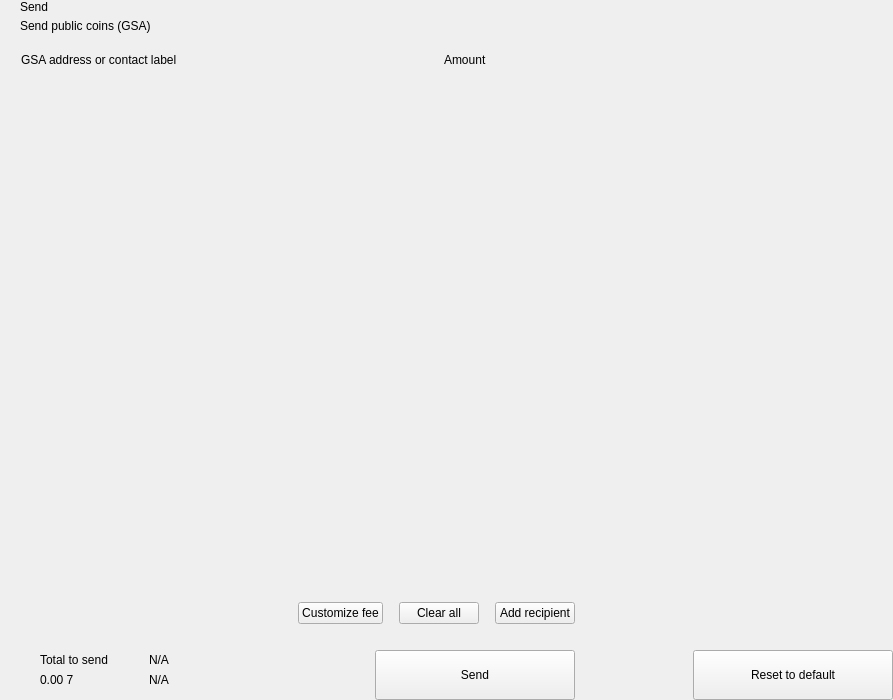
<?xml version="1.0" encoding="UTF-8"?>
<ui version="4.0">
 <class>send</class>
 <widget class="QWidget" name="send">
  <property name="geometry">
   <rect>
    <x>0</x>
    <y>0</y>
    <width>893</width>
    <height>700</height>
   </rect>
  </property>
  <property name="windowTitle">
   <string>Form</string>
  </property>
  <layout class="QHBoxLayout" name="horizontalLayout_2" stretch="2,1">
   <property name="spacing">
    <number>0</number>
   </property>
   <property name="leftMargin">
    <number>0</number>
   </property>
   <property name="topMargin">
    <number>0</number>
   </property>
   <property name="rightMargin">
    <number>0</number>
   </property>
   <property name="bottomMargin">
    <number>0</number>
   </property>
   <item>
    <widget class="QWidget" name="left" native="true">
     <layout class="QVBoxLayout" name="verticalLayout_3">
      <property name="spacing">
       <number>0</number>
      </property>
      <property name="leftMargin">
       <number>0</number>
      </property>
      <property name="topMargin">
       <number>0</number>
      </property>
      <property name="rightMargin">
       <number>0</number>
      </property>
      <property name="bottomMargin">
       <number>0</number>
      </property>
      <item>
       <layout class="QVBoxLayout" name="verticalLayout_22" stretch="0,0,0,1,0,0,0,0">
        <property name="spacing">
         <number>0</number>
        </property>
        <item>
         <layout class="QHBoxLayout" name="horizontalLayout_3">
          <property name="spacing">
           <number>0</number>
          </property>
          <property name="leftMargin">
           <number>20</number>
          </property>
          <property name="rightMargin">
           <number>20</number>
          </property>
          <item>
           <layout class="QVBoxLayout" name="verticalLayout">
            <property name="spacing">
             <number>5</number>
            </property>
            <item>
             <widget class="QLabel" name="labelTitle">
              <property name="text">
               <string>Send</string>
              </property>
              <property name="alignment">
               <set>Qt::AlignLeading|Qt::AlignLeft|Qt::AlignVCenter</set>
              </property>
             </widget>
            </item>
            <item>
             <widget class="QLabel" name="labelSubtitle1">
              <property name="text">
               <string>Send public coins (GSA)</string>
              </property>
             </widget>
            </item>
           </layout>
          </item>
          <item>
           <spacer name="horizontalSpacer">
            <property name="orientation">
             <enum>Qt::Horizontal</enum>
            </property>
            <property name="sizeHint" stdset="0">
             <size>
              <width>40</width>
              <height>20</height>
             </size>
            </property>
           </spacer>
          </item>
         </layout>
        </item>
        <item>
         <spacer name="verticalSpacer_2">
          <property name="orientation">
           <enum>Qt::Vertical</enum>
          </property>
          <property name="sizeType">
           <enum>QSizePolicy::Fixed</enum>
          </property>
          <property name="sizeHint" stdset="0">
           <size>
            <width>20</width>
            <height>20</height>
           </size>
          </property>
         </spacer>
        </item>
        <item>
         <layout class="QHBoxLayout" name="horizontalLayout" stretch="6,0,2">
          <property name="spacing">
           <number>0</number>
          </property>
          <property name="leftMargin">
           <number>10</number>
          </property>
          <property name="topMargin">
           <number>0</number>
          </property>
          <property name="rightMargin">
           <number>20</number>
          </property>
          <property name="bottomMargin">
           <number>0</number>
          </property>
          <item>
           <widget class="QLabel" name="labelSubtitleAddress">
            <property name="styleSheet">
             <string notr="true">margin-left:8px;</string>
            </property>
            <property name="text">
             <string>GSA address or contact label</string>
            </property>
           </widget>
          </item>
          <item>
           <spacer name="horizontalSpacer_3">
            <property name="orientation">
             <enum>Qt::Horizontal</enum>
            </property>
            <property name="sizeType">
             <enum>QSizePolicy::Fixed</enum>
            </property>
            <property name="sizeHint" stdset="0">
             <size>
              <width>40</width>
              <height>1</height>
             </size>
            </property>
           </spacer>
          </item>
          <item>
           <widget class="QLabel" name="labelSubtitleAmount">
            <property name="text">
             <string>Amount</string>
            </property>
           </widget>
          </item>
         </layout>
        </item>
        <item>
         <widget class="QScrollArea" name="scrollArea">
          <property name="minimumSize">
           <size>
            <width>0</width>
            <height>350</height>
           </size>
          </property>
          <property name="styleSheet">
           <string notr="true">#scrollArea {
            background:transparent;
            margin-top:10px;
}</string>
          </property>
          <property name="horizontalScrollBarPolicy">
           <enum>Qt::ScrollBarAlwaysOff</enum>
          </property>
          <property name="sizeAdjustPolicy">
           <enum>QAbstractScrollArea::AdjustIgnored</enum>
          </property>
          <property name="widgetResizable">
           <bool>true</bool>
          </property>
          <property name="alignment">
           <set>Qt::AlignLeading|Qt::AlignLeft|Qt::AlignTop</set>
          </property>
          <widget class="QWidget" name="scrollAreaWidgetContents">
           <property name="geometry">
            <rect>
             <x>0</x>
             <y>0</y>
             <width>591</width>
             <height>16</height>
            </rect>
           </property>
           <property name="sizePolicy">
            <sizepolicy hsizetype="Preferred" vsizetype="Maximum">
             <horstretch>0</horstretch>
             <verstretch>0</verstretch>
            </sizepolicy>
           </property>
           <property name="autoFillBackground">
            <bool>false</bool>
           </property>
           <property name="styleSheet">
            <string notr="true">#scrollAreaWidgetContents {
             background:transparent;
             }</string>
           </property>
           <layout class="QVBoxLayout" name="verticalLayout_7">
            <property name="spacing">
             <number>0</number>
            </property>
            <property name="sizeConstraint">
             <enum>QLayout::SetDefaultConstraint</enum>
            </property>
            <property name="leftMargin">
             <number>0</number>
            </property>
            <property name="topMargin">
             <number>0</number>
            </property>
            <property name="rightMargin">
             <number>0</number>
            </property>
            <property name="bottomMargin">
             <number>0</number>
            </property>
           </layout>
          </widget>
         </widget>
        </item>
        <item>
         <spacer name="verticalSpacer_4">
          <property name="orientation">
           <enum>Qt::Vertical</enum>
          </property>
          <property name="sizeType">
           <enum>QSizePolicy::Fixed</enum>
          </property>
          <property name="sizeHint" stdset="0">
           <size>
            <width>20</width>
            <height>20</height>
           </size>
          </property>
         </spacer>
        </item>
        <item>
         <layout class="QHBoxLayout" name="horizontalLayout_20">
          <property name="spacing">
           <number>6</number>
          </property>
          <property name="leftMargin">
           <number>20</number>
          </property>
          <property name="rightMargin">
           <number>20</number>
          </property>
          <item>
           <spacer name="horizontalSpacer_4">
            <property name="orientation">
             <enum>Qt::Horizontal</enum>
            </property>
            <property name="sizeHint" stdset="0">
             <size>
              <width>10</width>
              <height>20</height>
             </size>
            </property>
           </spacer>
          </item>
          <item>
           <widget class="QPushButton" name="pushButtonFee">
            <property name="focusPolicy">
             <enum>Qt::NoFocus</enum>
            </property>
            <property name="text">
             <string>Customize fee</string>
            </property>
           </widget>
          </item>
          <item>
           <spacer name="horizontalSpacer_11">
            <property name="orientation">
             <enum>Qt::Horizontal</enum>
            </property>
            <property name="sizeType">
             <enum>QSizePolicy::Minimum</enum>
            </property>
            <property name="sizeHint" stdset="0">
             <size>
              <width>10</width>
              <height>20</height>
             </size>
            </property>
           </spacer>
          </item>
          <item>
           <widget class="QPushButton" name="pushButtonClear">
            <property name="focusPolicy">
             <enum>Qt::NoFocus</enum>
            </property>
            <property name="layoutDirection">
             <enum>Qt::RightToLeft</enum>
            </property>
            <property name="text">
             <string>Clear all</string>
            </property>
           </widget>
          </item>
          <item>
           <spacer name="horizontalSpacer_6">
            <property name="orientation">
             <enum>Qt::Horizontal</enum>
            </property>
            <property name="sizeType">
             <enum>QSizePolicy::Fixed</enum>
            </property>
            <property name="sizeHint" stdset="0">
             <size>
              <width>10</width>
              <height>20</height>
             </size>
            </property>
           </spacer>
          </item>
          <item>
           <widget class="QPushButton" name="pushButtonAddRecipient">
            <property name="focusPolicy">
             <enum>Qt::NoFocus</enum>
            </property>
            <property name="text">
             <string>Add recipient</string>
            </property>
           </widget>
          </item>
         </layout>
        </item>
        <item>
         <spacer name="verticalSpacer">
          <property name="orientation">
           <enum>Qt::Vertical</enum>
          </property>
          <property name="sizeType">
           <enum>QSizePolicy::Fixed</enum>
          </property>
          <property name="sizeHint" stdset="0">
           <size>
            <width>20</width>
            <height>16</height>
           </size>
          </property>
         </spacer>
        </item>
        <item>
         <layout class="QHBoxLayout" name="horizontalLayout_7">
          <property name="rightMargin">
           <number>20</number>
          </property>
          <item>
           <layout class="QHBoxLayout" name="horizontalLayout_10">
            <property name="spacing">
             <number>0</number>
            </property>
            <property name="leftMargin">
             <number>8</number>
            </property>
            <item>
             <widget class="QStackedWidget" name="stackedWidget">
              <property name="minimumSize">
               <size>
                <width>0</width>
                <height>60</height>
               </size>
              </property>
              <property name="maximumSize">
               <size>
                <width>16777215</width>
                <height>60</height>
               </size>
              </property>
              <widget class="QWidget" name="page1">
               <layout class="QVBoxLayout" name="verticalLayout_71" stretch="0">
                <property name="spacing">
                 <number>6</number>
                </property>
                <property name="leftMargin">
                 <number>12</number>
                </property>
                <property name="topMargin">
                 <number>0</number>
                </property>
                <property name="rightMargin">
                 <number>0</number>
                </property>
                <property name="bottomMargin">
                 <number>0</number>
                </property>
                <item>
                 <widget class="QWidget" name="coinWidget" native="true">
                  <property name="minimumSize">
                   <size>
                    <width>0</width>
                    <height>60</height>
                   </size>
                  </property>
                  <property name="maximumSize">
                   <size>
                    <width>16777215</width>
                    <height>60</height>
                   </size>
                  </property>
                  <layout class="QHBoxLayout" name="horizontalLayout_9">
                   <property name="spacing">
                    <number>0</number>
                   </property>
                   <property name="leftMargin">
                    <number>20</number>
                   </property>
                   <property name="topMargin">
                    <number>10</number>
                   </property>
                   <property name="rightMargin">
                    <number>20</number>
                   </property>
                   <property name="bottomMargin">
                    <number>10</number>
                   </property>
                   <item>
                    <layout class="QVBoxLayout" name="verticalSend">
                     <property name="spacing">
                      <number>0</number>
                     </property>
                     <item>
                      <widget class="QLabel" name="labelTitleTotalSend">
                       <property name="text">
                        <string>Total to send</string>
                       </property>
                      </widget>
                     </item>
                     <item>
                      <widget class="QLabel" name="labelAmountSend">
                       <property name="text">
                        <string notr="true">0.00 7</string>
                       </property>
                      </widget>
                     </item>
                    </layout>
                   </item>
                   <item>
                    <spacer name="horizontalSpacer_9">
                     <property name="orientation">
                      <enum>Qt::Horizontal</enum>
                     </property>
                     <property name="sizeType">
                      <enum>QSizePolicy::Fixed</enum>
                     </property>
                     <property name="sizeHint" stdset="0">
                      <size>
                       <width>20</width>
                       <height>20</height>
                      </size>
                     </property>
                    </spacer>
                   </item>
                   <item>
                    <widget class="QLabel" name="labelLine">
                     <property name="minimumSize">
                      <size>
                       <width>1</width>
                       <height>0</height>
                      </size>
                     </property>
                     <property name="maximumSize">
                      <size>
                       <width>1</width>
                       <height>16777215</height>
                      </size>
                     </property>
                     <property name="text">
                      <string/>
                     </property>
                    </widget>
                   </item>
                   <item>
                    <spacer name="horizontalSpacer_10">
                     <property name="orientation">
                      <enum>Qt::Horizontal</enum>
                     </property>
                     <property name="sizeType">
                      <enum>QSizePolicy::Fixed</enum>
                     </property>
                     <property name="sizeHint" stdset="0">
                      <size>
                       <width>20</width>
                       <height>20</height>
                      </size>
                     </property>
                    </spacer>
                   </item>
                   <item>
                    <layout class="QVBoxLayout" name="verticalRemaining">
                     <property name="spacing">
                      <number>0</number>
                     </property>
                     <item>
                      <widget class="QLabel" name="labelTitleTotalRemaining">
                       <property name="text">
                        <string notr="true">N/A</string>
                       </property>
                      </widget>
                     </item>
                     <item>
                      <widget class="QLabel" name="labelAmountRemaining">
                       <property name="text">
                        <string notr="true">N/A</string>
                       </property>
                      </widget>
                     </item>
                    </layout>
                   </item>
                  </layout>
                 </widget>
                </item>
               </layout>
              </widget>
              <widget class="QWidget" name="page_2"/>
             </widget>
            </item>
           </layout>
          </item>
          <item>
           <spacer name="horizontalSpacer_5">
            <property name="orientation">
             <enum>Qt::Horizontal</enum>
            </property>
            <property name="sizeType">
             <enum>QSizePolicy::Expanding</enum>
            </property>
            <property name="sizeHint" stdset="0">
             <size>
              <width>40</width>
              <height>20</height>
             </size>
            </property>
           </spacer>
          </item>
          <item alignment="Qt::AlignBottom">
           <widget class="QPushButton" name="pushButtonSave">
            <property name="minimumSize">
             <size>
              <width>200</width>
              <height>50</height>
             </size>
            </property>
            <property name="maximumSize">
             <size>
              <width>200</width>
              <height>50</height>
             </size>
            </property>
            <property name="focusPolicy">
             <enum>Qt::NoFocus</enum>
            </property>
            <property name="text">
             <string>Send</string>
            </property>
           </widget>
          </item>
         </layout>
        </item>
       </layout>
      </item>
     </layout>
    </widget>
   </item>
   <item>
    <widget class="QWidget" name="right" native="true">
     <layout class="QVBoxLayout" name="verticalLayout_5">
      <property name="leftMargin">
       <number>0</number>
      </property>
      <property name="topMargin">
       <number>0</number>
      </property>
      <property name="rightMargin">
       <number>0</number>
      </property>
      <property name="bottomMargin">
       <number>0</number>
      </property>
      <item>
       <layout class="QVBoxLayout" name="verticalLayout_4">
        <property name="spacing">
         <number>6</number>
        </property>
        <item>
         <widget class="OptionButton" name="btnCoinControl" native="true">
          <property name="minimumSize">
           <size>
            <width>0</width>
            <height>50</height>
           </size>
          </property>
         </widget>
        </item>
        <item>
         <widget class="OptionButton" name="btnChangeAddress" native="true">
          <property name="minimumSize">
           <size>
            <width>0</width>
            <height>50</height>
           </size>
          </property>
         </widget>
        </item>
        <item>
         <widget class="OptionButton" name="btnUri" native="true">
          <property name="minimumSize">
           <size>
            <width>0</width>
            <height>50</height>
           </size>
          </property>
         </widget>
        </item>
        <item>
         <spacer name="verticalSpacer_5">
          <property name="orientation">
           <enum>Qt::Vertical</enum>
          </property>
          <property name="sizeHint" stdset="0">
           <size>
            <width>20</width>
            <height>40</height>
           </size>
          </property>
         </spacer>
        </item>
        <item>
         <layout class="QHBoxLayout" name="horizontalLayout_8">
          <item>
           <spacer name="horizontalSpacer_7">
            <property name="orientation">
             <enum>Qt::Horizontal</enum>
            </property>
            <property name="sizeHint" stdset="0">
             <size>
              <width>40</width>
              <height>20</height>
             </size>
            </property>
           </spacer>
          </item>
          <item>
           <widget class="QPushButton" name="pushButtonReset">
            <property name="minimumSize">
             <size>
              <width>200</width>
              <height>50</height>
             </size>
            </property>
            <property name="maximumSize">
             <size>
              <width>200</width>
              <height>50</height>
             </size>
            </property>
            <property name="focusPolicy">
             <enum>Qt::NoFocus</enum>
            </property>
            <property name="text">
             <string>Reset to default</string>
            </property>
           </widget>
          </item>
         </layout>
        </item>
       </layout>
      </item>
     </layout>
    </widget>
   </item>
  </layout>
 </widget>
 <customwidgets>
  <customwidget>
   <class>OptionButton</class>
   <extends>QWidget</extends>
   <header>qt/gsa/optionbutton.h</header>
   <container>1</container>
  </customwidget>
 </customwidgets>
 <resources/>
 <connections/>
</ui>
